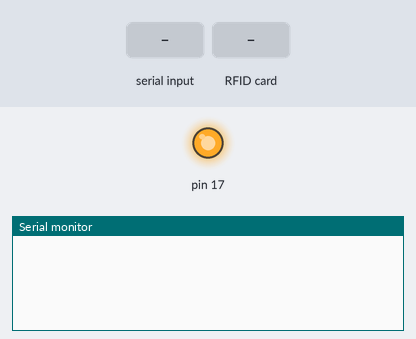
The sketch below on a simulated Arduino Leonardo, built with avr-gcc and run on an emulated ATmega32U4. On the bench: output pins drawn as LEDs (lit = HIGH), the last lines printed to the serial monitor. The test bench sets the inputs (shaded band). USB keyboard and mouse output is not drawn.

Above: at 1.2 s.
1.3 s: "1" received over Serial
At 2.5 s:
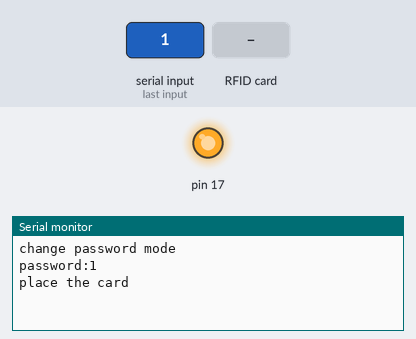
2.8 s: RFID card 5E 7A 19 C4 held to the reader
At 3.3 s:
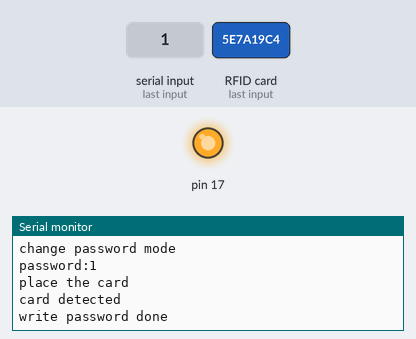

The sketch:

rfid_password.ino
```cpp
#include <Keyboard.h>

#include <SPI.h>
#include <MFRC522.h>

// Ключ сектора по умолчанию.
MFRC522::MIFARE_Key defaultKey = {
  {
    0xFF, 0xFF, 0xFF, 0xFF, 0xFF, 0xFF
  }
};

// Ключ сектора хранящего пароль.
MFRC522::MIFARE_Key key = {
  {
    0x2B, 0x03, 0xA7, 0x25, 0x8F, 0xD1
  }
};

// Сектор для хранения пароля.
#define SECTOR 1

// Блок для хранения пароля.
#define BLOCK SECTOR * 4

// Трейлер блока хранения пароля.
#define TRAILER_BLOCK SECTOR * 4 + 3

// Данные аутентификации для блока хранящего пароль
const char trailerData[16] = {
  0x2B, 0x03, 0xA7, 0x25, 0x8F, 0xD1, // Ключ A.
  0xFF, 0x07, 0x80, // Биты доступа.
  0x69, // Резерв.
  0xFF, 0xFF, 0xFF, 0xFF, 0xFF, 0xFF // Ключ B.
};

#define RST_PIN 9
#define SS_PIN 10

MFRC522 mfrc522(SS_PIN, RST_PIN);

// Статус выполнения функций MFRC522
MFRC522::StatusCode status;

// Режим приложения:
// 0 - ожидание карты либо пароля из com порта для установки.
// 1 - ожидание карты для записи пароля (вывод информации о запросе).
// 2 - ожидание карты для записи пароля.

char appMode = 0;

// Буфер для нового пароля.
char newPasswordBuffer[17];

// Длинна нового пароля.
char newPasswordLength = 0;

// Состояние аутентификации.
char authState;

// Буфер для чтения.
// Длинна 18 байта - 16 байт данные и 2 байта CRC.
char readBuffer[18];

// Переменная для задания и хранения размера
// прочитанной информации.
char rsize;

// Режим первой записи на метку.
char firstTimeWriteState;

/**
 * Инициализация.
 */

void setup() {
  // Инициализируем серийный порт
  Serial.begin(9600);

  // Инициализируем интерфейс обмена данными SPI
  SPI.begin();

  // Инициализируем mfrc522
  mfrc522.PCD_Init();

  // Инициализации клавиатуры
  Keyboard.begin();
}

/**
 * Программный цикл.
 */

void loop() {

  if ((appMode == 1) || (appMode == 2)) { // ожидание карты для записи пароля.

    // Выход из режима записи пароля.
    // Любой символ введенный в консоль.
    if (Serial.available()) {
      while(Serial.available()) {
        Serial.read();
      }
      Serial.println("password write aborted");
      appMode = 0;
      return;
    }

    // Вывод информации о режиме и ожидании карты.
    if (appMode == 1) {
      Serial.println("change password mode");
      Serial.print("password:");
      Serial.println(newPasswordBuffer);
      Serial.println("place the card");
      appMode = 2;
    }

    // Проверяем наличие карты.
    if (mfrc522.PICC_IsNewCardPresent()) {

      // Читаем серийную информацию о карте.
      if (!mfrc522.PICC_ReadCardSerial()) {
        return;
      }

      Serial.println("card detected");

      // Аутентификация.
      // Возможные варианты, по заводскому ключу для первой записи
      // и по программному ключу для перезаписи данных.
      authState = 0;
      status = (MFRC522::StatusCode) mfrc522.PCD_Authenticate(MFRC522::PICC_CMD_MF_AUTH_KEY_A, TRAILER_BLOCK, &key, &(mfrc522.uid));
      if (status != MFRC522::STATUS_OK) {

        if (mfrc522.PICC_IsNewCardPresent()) {
          if (mfrc522.PICC_ReadCardSerial()) {
            status = (MFRC522::StatusCode) mfrc522.PCD_Authenticate(MFRC522::PICC_CMD_MF_AUTH_KEY_A, TRAILER_BLOCK, &defaultKey, &(mfrc522.uid));
            if (status != MFRC522::STATUS_OK) {
              Serial.print(F("PCD_Authenticate() failed: "));
              Serial.println(mfrc522.GetStatusCodeName(status));
            } else {
              authState = 1;
            }
          }
        }

      } else {
        authState = 1;
      }

      // Записываем данные пароля в метку.
      if (authState) {
        status = (MFRC522::StatusCode) mfrc522.MIFARE_Write(BLOCK, newPasswordBuffer, 16);
        if (status == MFRC522::STATUS_OK) {
          Serial.println("write password done");
        } else {
          Serial.print(F("MIFARE_Write() failed: "));
          Serial.println(mfrc522.GetStatusCodeName(status));
        }

        // Переписываем трейлер
        status = (MFRC522::StatusCode) mfrc522.MIFARE_Write(TRAILER_BLOCK, trailerData, 16);
        if (status != MFRC522::STATUS_OK) {
          Serial.print(F("MIFARE_Write() failed: "));
          Serial.println(mfrc522.GetStatusCodeName(status));
        }

        appMode = 0;
      }

      // Завершаем работу
      mfrc522.PICC_HaltA();
      mfrc522.PCD_StopCrypto1();

    }

  } else { // appMode == 0, ожидание карты либо пароля из com порта для установки.

    // Читаем пароль из серийного порта.
    if (Serial) {

      if (Serial.available()) {
        newPasswordLength = 0;
        while(Serial.available()) {
          char symbol = Serial.read();
          if ((symbol >= 0x20) && (symbol <= 0x7F)) { // Проверка на печатный символ.
            newPasswordBuffer[newPasswordLength] = symbol;
            newPasswordLength++;
            if (newPasswordLength >= 16) {
              break;
            }
          } else {
            break;
          }
        }

        // Очищаем порт от остатков.
        while(Serial.available()) {
          Serial.read();
        }

        // Ставим 0 в конец строки чтобы было ASCIIZ.
        newPasswordBuffer[newPasswordLength] = 0;

        // Переходим в режим записи пароля.
        if (newPasswordLength) {
          appMode = 1;
        }

        return;
      }
    } // if (Serial)

    // Проверяем наличие карты.
    if (mfrc522.PICC_IsNewCardPresent()) {

      // Читаем серийную информацию о карте.
      if (!mfrc522.PICC_ReadCardSerial()) {
        return;
      }

      // Аутентификация.
      authState = 1;
      status = (MFRC522::StatusCode) mfrc522.PCD_Authenticate(MFRC522::PICC_CMD_MF_AUTH_KEY_A, TRAILER_BLOCK, &key, &(mfrc522.uid));
      if (status != MFRC522::STATUS_OK) {
        authState = 0;
      }

      // Считываем пароль.
      if (authState) {
        rsize = 18;
        status = (MFRC522::StatusCode) mfrc522.MIFARE_Read(BLOCK, readBuffer, &rsize);
        if (status == MFRC522::STATUS_OK) {
          readBuffer[16] = 0;
          Keyboard.print(readBuffer);
        }
      }

      // Завершаем работу
      mfrc522.PICC_HaltA();
      mfrc522.PCD_StopCrypto1();

    }

  }

}
```

Measured:
- after the input at 1.3 s, the serial monitor: prints a new line at once (image 1)
- after the input at 2.8 s, the serial monitor: prints a new line at once (image 2)
